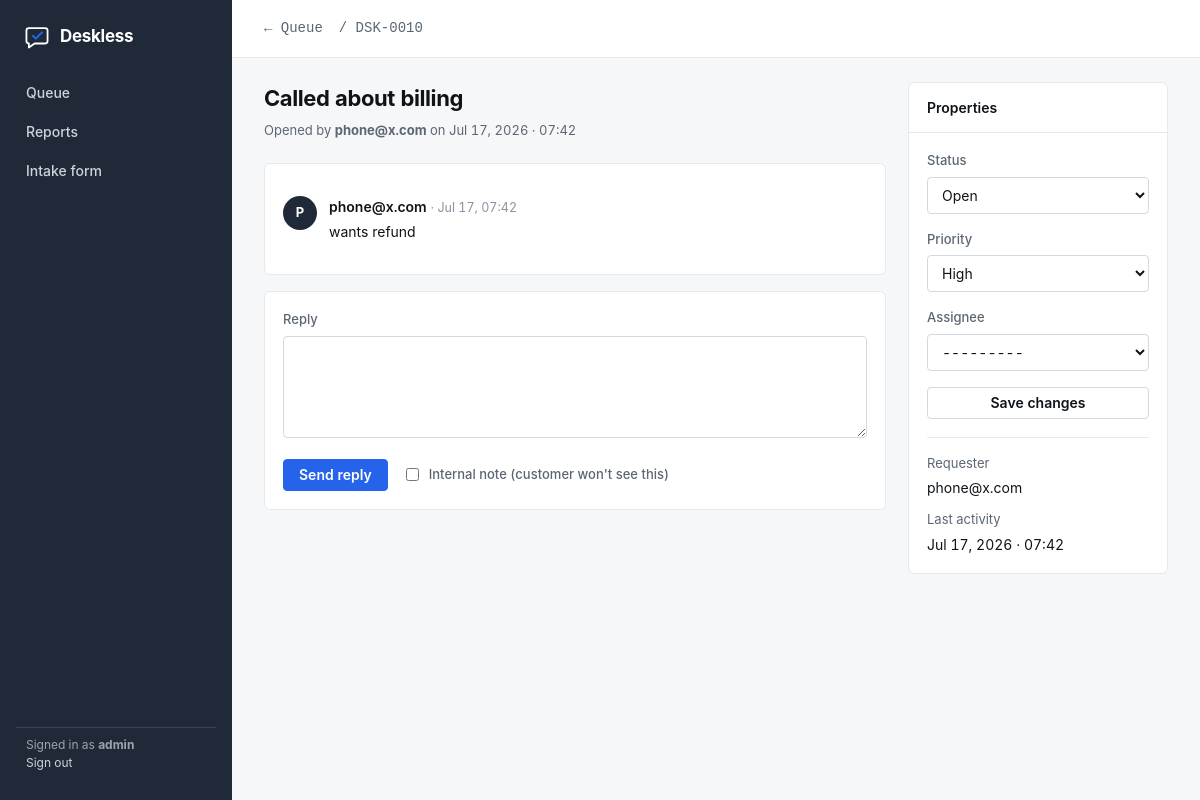
Screenshot of /t/10/ (signed in) with the database file from the repository.
### tickets/models.py (models this page shows, shortened)
class Ticket(models.Model):
    STATUS = [
        ("open", "Open"),
        ("pending", "Pending"),
        ("resolved", "Resolved"),
        ("closed", "Closed"),
    ]
    PRIORITY = [
        ("low", "Low"),
        ("normal", "Normal"),
        ("high", "High"),
        ("urgent", "Urgent"),
    ]
    subject = models.CharField(max_length=255)
    body = models.TextField(blank=True)
    status = models.CharField(max_length=10, choices=STATUS, default="open")
    priority = models.CharField(max_length=10, choices=PRIORITY, default="normal")
    reporter = models.ForeignKey(
        settings.AUTH_USER_MODEL,
        on_delete=models.PROTECT,
        related_name="reported_tickets",
    )
    assignee = models.ForeignKey(
        settings.AUTH_USER_MODEL,
        on_delete=models.SET_NULL,
        related_name="assigned_tickets",
        null=True,
        blank=True,
        limit_choices_to={"is_staff": True},
    )
    created_at = models.DateTimeField(auto_now_add=True)
    updated_at = models.DateTimeField(auto_now=True)
    class Meta:
        ordering = ["-updated_at"]

### tickets/views.py (the view)
# urls.py: path("t/<int:pk>/", views.ticket_detail, name="ticket_detail"),
@login_required
def ticket_detail(request, pk):
    ticket = get_object_or_404(Ticket, pk=pk)
    comments = ticket.comments.select_related("author")
    if request.method == "POST":
        if "add_comment" in request.POST:
            cform = CommentForm(request.POST)
            if cform.is_valid():
                c = cform.save(commit=False)
                c.ticket = ticket
                c.author = request.user
                c.save()
                notify_reporter(ticket, c)
                return redirect("ticket_detail", pk=pk)
            uform = TicketUpdateForm(instance=ticket)
        else:
            uform = TicketUpdateForm(request.POST, instance=ticket)
            if uform.is_valid():
                uform.save()
                return redirect("ticket_detail", pk=pk)
            cform = CommentForm()
    else:
        cform = CommentForm()
        uform = TicketUpdateForm(instance=ticket)
    return render(request, "tickets/detail.html", {
        "ticket": ticket, "comments": comments, "cform": cform, "uform": uform,
    })

### tickets/forms.py
class CommentForm(forms.ModelForm):
    class Meta:
        model = Comment
        fields = ["body", "internal"]
        widgets = {"body": forms.Textarea(attrs={"rows": 4})}

class TicketUpdateForm(forms.ModelForm):
    class Meta:
        model = Ticket
        fields = ["status", "priority", "assignee"]

### tickets/context_processors.py (called while the page is built)
def branding(request):
    return {
        "brand_name": settings.BRAND_NAME,
        "brand_color": settings.BRAND_COLOR,
        "brand_accent": settings.BRAND_ACCENT,
    }

### tickets/templates/tickets/detail.html (shortened to what this page needs)
{% extends "base.html" %}
{% block content %}
<div class="topbar">
  <a class="ref-lg" href="{% url 'ticket_list' %}">← Queue</a>
  <span class="ref-lg">/ DSK-{{ ticket.pk|stringformat:"04d" }}</span>
</div>
<main>
  <div style="display:grid; grid-template-columns: 1fr 260px; gap: 22px; align-items: start;">
    <div>
      <h1 style="font-size:22px; font-weight:680; letter-spacing:-0.4px; margin:0 0 6px;">{{ ticket.subject }}</h1>
      <p class="hint" style="margin:0 0 22px;">
        Opened by <strong>{{ ticket.reporter.get_full_name|default:ticket.reporter.username }}</strong>
        on {{ ticket.created_at|date:"M j, Y · H:i" }}
      </p>
      <div class="card"><div class="bd">
        <div class="thread">
          <div class="msg">
            <div class="avatar">{{ ticket.reporter.username|first|upper }}</div>
            <div>
              <span class="who">{{ ticket.reporter.get_full_name|default:ticket.reporter.username }}</span>
              <span class="when">· {{ ticket.created_at|date:"M j, H:i" }}</span>
              <div class="text">{{ ticket.body|default:"(no message)" }}</div>
            </div>
          </div>
        </div>
      </div></div>
      <div class="card"><div class="bd">
        <form method="post">
          <div class="field">
            <label for="id_body">Reply</label>
            {{ cform.body }}
          </div>
          <div style="display:flex; align-items:center; gap:14px;">
            <button class="btn" name="add_comment" value="1">Send reply</button>
            <label style="display:flex; align-items:center; gap:7px; font-weight:500; color:var(--muted);">
              {{ cform.internal }} Internal note (customer won't see this)
            </label>
          </div>
        </form>
      </div></div>
    </div>
    <aside class="card">
      <div class="hd">Properties</div>
      <div class="bd">
        <form method="post">
          <div class="field"><label>Status</label>{{ uform.status }}</div>
          <div class="field"><label>Priority</label>{{ uform.priority }}</div>
          <div class="field"><label>Assignee</label>{{ uform.assignee }}</div>
          <button class="btn ghost" name="update" value="1" style="width:100%; justify-content:center;">Save changes</button>
        </form>
        <div style="margin-top:18px; padding-top:16px; border-top:1px solid var(--line);">
          <p class="hint" style="margin:0 0 4px;">Requester</p>
          <p style="margin:0 0 12px;">{{ ticket.reporter.email|default:ticket.reporter.username }}</p>
          <p class="hint" style="margin:0 0 4px;">Last activity</p>
          <p style="margin:0;">{{ ticket.updated_at|date:"M j, Y · H:i" }}</p>
        </div>
      </div>
    </aside>
  </div>
</main>
{% endblock %}

### tickets/templates/base.html (shortened to what this page needs)
<!doctype html>
<html lang="en">
<head>
</head>
<body>
{% block body %}
  <div class="shell">
    <aside class="rail">
      <div class="brand">
        <svg width="26" height="26" viewBox="0 0 32 32" fill="none" aria-hidden="true">
          <path d="M6 5h20a3 3 0 0 1 3 3v13a3 3 0 0 1-3 3H13l-7 5v-5a3 3 0 0 1-3-3V8a3 3 0 0 1 3-3Z"
                stroke="#fff" stroke-width="2.2" stroke-linejoin="round"/>
          <path d="M11 14.5l3.5 3.5L22 10.5" stroke="{{ brand_accent }}"
                stroke-width="2.6" stroke-linecap="round" stroke-linejoin="round"/>
        </svg>
        <strong>{{ brand_name }}</strong>
      </div>
      {% if user.is_authenticated %}
      <nav>
        <a href="{% url 'ticket_list' %}" class="{% block nav_queue %}{% endblock %}">Queue</a>
        <a href="{% url 'reports' %}" class="{% block nav_reports %}{% endblock %}">Reports</a>
        <a href="{% url 'submit_ticket' %}">Intake form</a>
      </nav>
      <div class="spacer"></div>
      <div class="who">
        Signed in as <strong>{{ user.username }}</strong><br>
        <a href="{% url 'logout' %}">Sign out</a>
      </div>
      {% endif %}
    </aside>
    <div class="content">
      {% block content %}{% endblock %}
    </div>
  </div>
{% endblock %}
</body>
</html>

### rows the page displays
Ticket: pk "0010", subject "Called about billing", reporter.get_full_name "phone@x.com", created_at "Jul 17, 2026 · 07:42", reporter.username|first "P", created_at "Jul 17, 07:42", body "wants refund", status "Open", priority "High", assignee "---------", reporter.email "phone@x.com", updated_at "Jul 17, 2026 · 07:42"

### other values shown
{{ brand_name }} "Deskless"
{{ user.username }} "admin"
